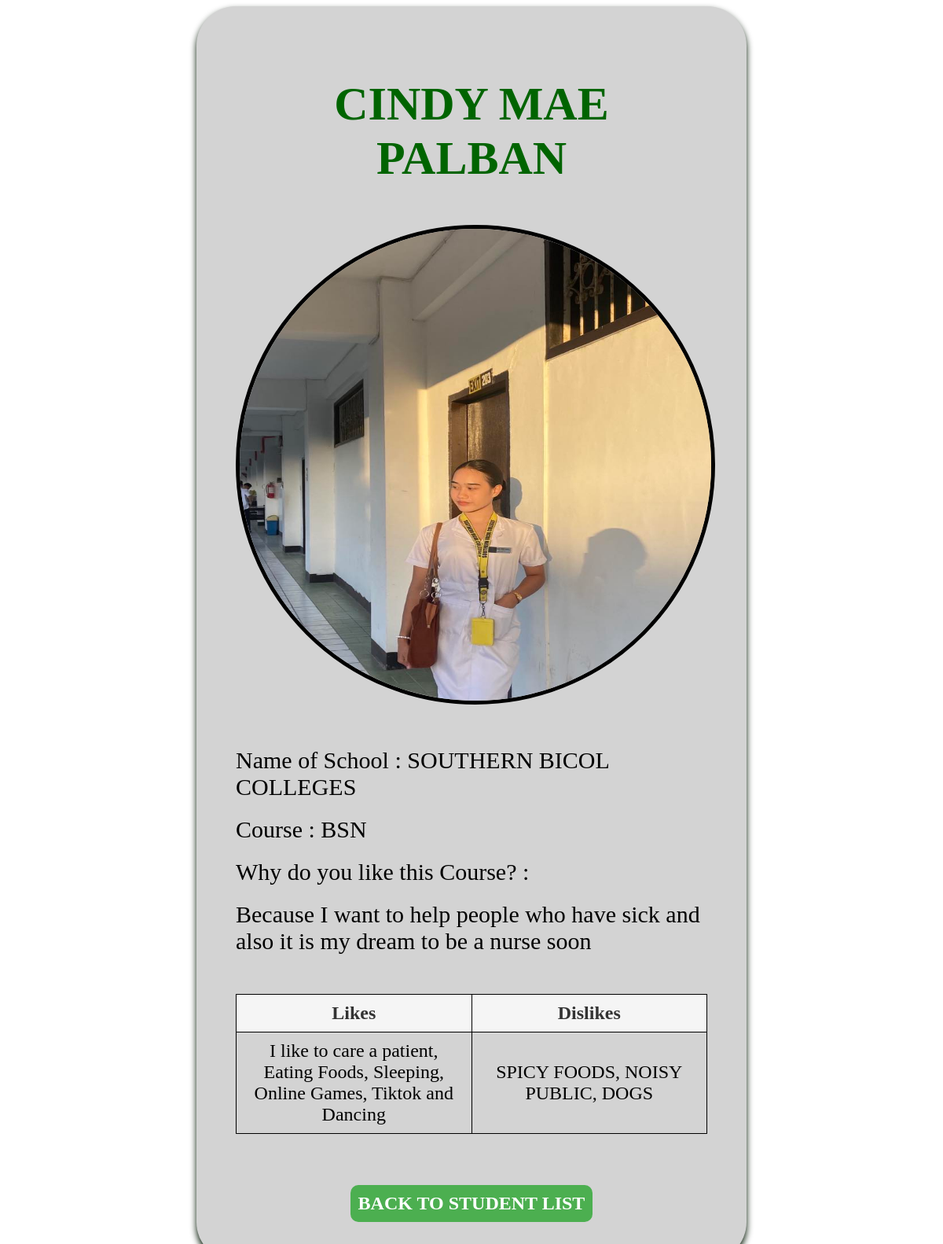
Page /users/54/ on the committed database.
### users/models.py (models this page shows, shortened)
class UserData(models.Model):
    name = models.CharField(max_length=100)
    photo = models.ImageField(upload_to='photos/', null=False, blank=True, default='')
    bio = models.TextField(null=False, blank=True)
    likes = models.TextField(max_length=500, null=False, default='')
    dislikes = models.TextField(max_length=500, null=False, default='')
    reason = models.TextField(null=False, blank=True)
    school = models.CharField(max_length=100, default='')
    course = models.CharField(max_length=100, default='')

### users/views.py (the view)
# urls.py: path('users/<int:pk>/', views.profile_user, name='profile_user'),
def profile_user(request, pk):
    user = get_object_or_404(UserData, pk=pk)
    if request.method == 'POST':
        form = UserForm(request.POST, request.FILES, instance=user)
        if form.is_valid():
            form.save()
            return redirect('profile_user', pk=pk)  # Redirect back to profile page
    else:
        form = UserForm(instance=user)
    return render(request, 'profile_user.html', {'form': form, 'user': user})

### users/templates/profile_user.html (shortened to what this page needs)
{% extends 'base.html' %}
{% load static %}
{% block content %}
  <div class="profile-container">
    <h1 class="profile-heading">{{ user.name }}</h1>
    <img class="profile-image" src="{{ user.photo.url }}" alt="{{ user.name }} photo">
    <p class="profile-details">Name of School : {{ user.school }}</p>
    <p class="profile-details">Course : {{ user.course }}</p>
    <p class="profile-details">Why do you like this Course? : </p>
    <p class="profile-details">{{ user.bio }}</p>
    <table class="profile-table">
      <tr>
        <th width="200">Likes</th>
        <th width="200">Dislikes</th>
      </tr>
      <tr>
        <td>{{ user.likes }}</td>
        <td>{{ user.dislikes }}</td>
      </tr>
    </table>
    <div class="button-container">
      <a href="{% url 'user_list' %}" class="back-button">BACK TO STUDENT LIST</a>
    </div>
  </div>
{% endblock %}

### users/templates/base.html (shortened to what this page needs)
<!DOCTYPE html>
<html lang="en">
<head>
    {% load static %}
    <link rel="stylesheet" href="{% static 'style.css' %}" />
</head>
<body>
    {% block content %}
    {% endblock %}
</body>
</html>

### users/templates/profile_user.html (style rules this page uses)
.profile-container { max-width: 600px; margin: 0 auto; padding: 50px; background-color: lightgray; border-radius: 50px; box-shadow: 0 5px 9px rgba(2, 022, 02, 02.1); text-align: center; font-family: 'Lobster:', cursive; }
.profile-heading { font-size: 60px; margin-bottom: 20px; color: darkgreen; }
.profile-details { text-align: left; font-size: 30px; margin-bottom: 20px; margin-top: 20px; }
.profile-image { width: 250px; height: 250px; border-radius: 50%; margin-bottom: 30px; }
.profile-image { width: 600px; height: 600px; border-radius: 50%; margin-top: 30px; margin-bottom: 30px; border: 5px solid black; }
.back-button { display: inline-block; padding: 10px 10px; background-color: #4CAF50; color: #fff; text-decoration: none; border-radius: 10px; transition: background-color 0.3s ease; font-style: inherit; font-weight: bold; font-size: 24px; margin-top: 65px; }
.profile-table { width: 100%; margin-top: 50px; border-collapse: collapse; }
.profile-table th, .profile-table td { padding: 10px; border: 1px solid black; font-size: 24px; }
.profile-table th { padding: 10px; background-color: whitesmoke; color: #333; }

### rows in the picture
UserData: name "CINDY MAE PALBAN", photo (picture), school "SOUTHERN BICOL COLLEGES", course "BSN", bio "Because I want to help people who have sick and also it is my dream to be a nurse soon", likes "I like to care a patient, Eating Foods, Sleeping, Online Games, Tiktok and Dancing", dislikes "SPICY FOODS, NOISY PUBLIC, DOGS"
